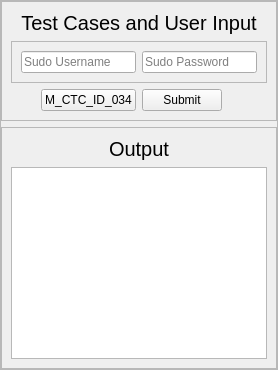
                  <widget class="QWidget" name="Module10">
                   <layout class="QVBoxLayout" name="verticalLayout_29">
                    <property name="leftMargin">
                     <number>0</number>
                    </property>
                    <property name="topMargin">
                     <number>0</number>
                    </property>
                    <property name="rightMargin">
                     <number>0</number>
                    </property>
                    <property name="bottomMargin">
                     <number>0</number>
                    </property>
                    <item>
                     <widget class="QFrame" name="subMod10">
                      <property name="frameShape">
                       <enum>QFrame::StyledPanel</enum>
                      </property>
                      <property name="frameShadow">
                       <enum>QFrame::Raised</enum>
                      </property>
                      <layout class="QVBoxLayout" name="verticalLayout_31">
                       <property name="leftMargin">
                        <number>0</number>
                       </property>
                       <property name="topMargin">
                        <number>0</number>
                       </property>
                       <property name="rightMargin">
                        <number>0</number>
                       </property>
                       <property name="bottomMargin">
                        <number>0</number>
                       </property>
                       <item>
                        <widget class="QFrame" name="InputFrame_10">
                         <property name="frameShape">
                          <enum>QFrame::StyledPanel</enum>
                         </property>
                         <property name="frameShadow">
                          <enum>QFrame::Raised</enum>
                         </property>
                         <layout class="QGridLayout" name="gridLayout_11">
                          <item row="2" column="0" alignment="Qt::AlignRight">
                           <widget class="QPushButton" name="runBtn">
                            <property name="text">
                             <string>M_CTC_ID_034</string>
                            </property>
                            <property name="icon">
                             <iconset resource="resource.qrc">
                              <normaloff>:/icons/icons/play.svg</normaloff>:/icons/icons/play.svg</iconset>
                            </property>
                           </widget>
                          </item>
                          <item row="2" column="1" alignment="Qt::AlignLeft">
                           <widget class="QPushButton" name="submitBtn_10">
                            <property name="text">
                             <string>Submit</string>
                            </property>
                            <property name="icon">
                             <iconset resource="resource.qrc">
                              <normaloff>:/icons/icons/zap.svg</normaloff>:/icons/icons/zap.svg</iconset>
                            </property>
                           </widget>
                          </item>
                          <item row="1" column="0" colspan="2">
                           <widget class="QFrame" name="frame_10">
                            <property name="frameShape">
                             <enum>QFrame::StyledPanel</enum>
                            </property>
                            <property name="frameShadow">
                             <enum>QFrame::Raised</enum>
                            </property>
                            <layout class="QHBoxLayout" name="horizontalLayout_27">
                             <item>
                              <widget class="QLineEdit" name="username_10">
                               <property name="placeholderText">
                                <string>Sudo Username</string>
                               </property>
                              </widget>
                             </item>
                             <item>
                              <widget class="QLineEdit" name="password_10">
                               <property name="placeholderText">
                                <string>Sudo Password</string>
                               </property>
                              </widget>
                             </item>
                            </layout>
                           </widget>
                          </item>
                          <item row="0" column="0" colspan="2">
                           <widget class="QLabel" name="InputLabel_10">
                            <property name="font">
                             <font>
                              <pointsize>15</pointsize>
                             </font>
                            </property>
                            <property name="text">
                             <string>Test Cases and User Input</string>
                            </property>
                            <property name="alignment">
                             <set>Qt::AlignCenter</set>
                            </property>
                           </widget>
                          </item>
                         </layout>
                        </widget>
                       </item>
                       <item>
                        <widget class="QFrame" name="OutputFrame_10">
                         <property name="frameShape">
                          <enum>QFrame::StyledPanel</enum>
                         </property>
                         <property name="frameShadow">
                          <enum>QFrame::Raised</enum>
                         </property>
                         <layout class="QVBoxLayout" name="verticalLayout_30">
                          <item alignment="Qt::AlignTop">
                           <widget class="QLabel" name="outputLabel_10">
                            <property name="font">
                             <font>
                              <pointsize>15</pointsize>
                             </font>
                            </property>
                            <property name="text">
                             <string>Output</string>
                            </property>
                            <property name="alignment">
                             <set>Qt::AlignCenter</set>
                            </property>
                           </widget>
                          </item>
                          <item>
                           <widget class="QTextEdit" name="consoleEdit_10"/>
                          </item>
                         </layout>
                        </widget>
                       </item>
                      </layout>
                     </widget>
                    </item>
                   </layout>
                  </widget>
